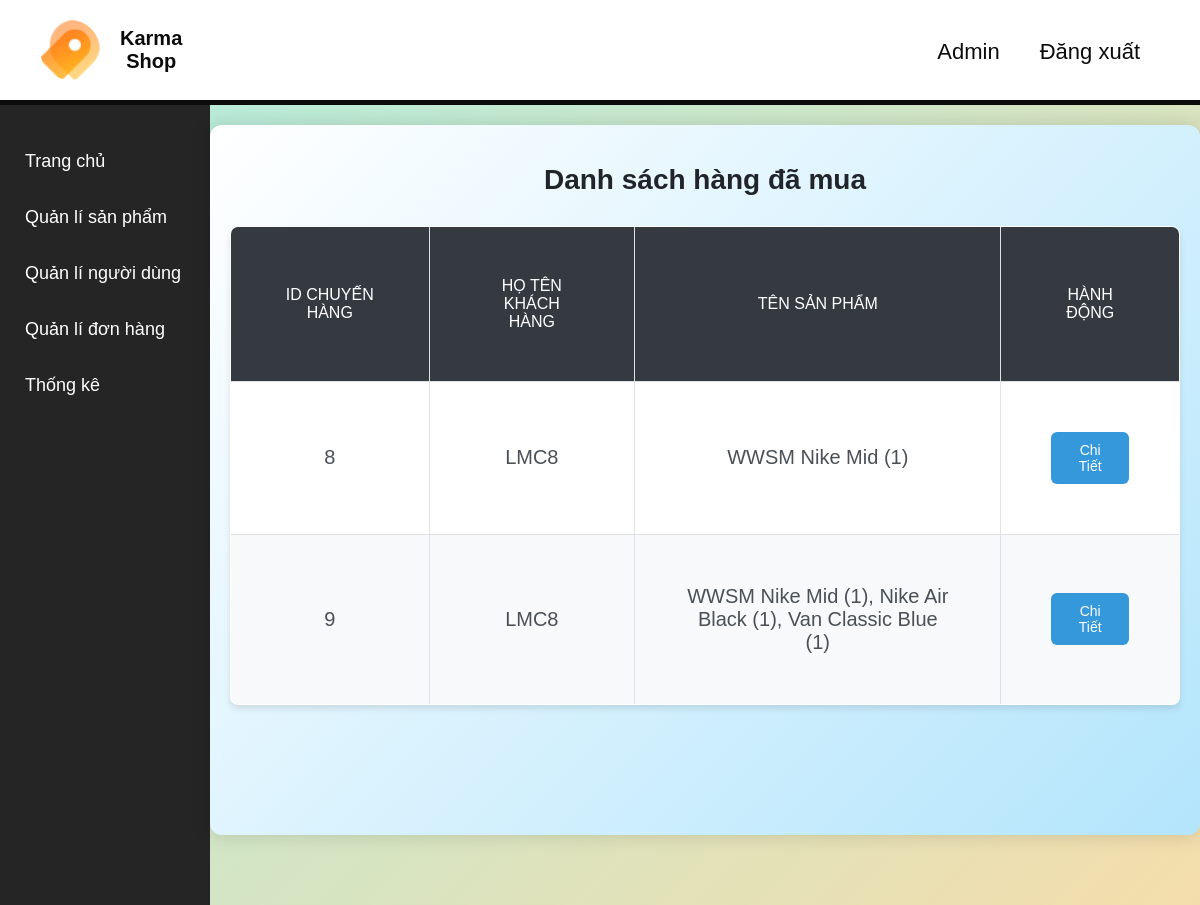
Screenshot of /thongkesanpham.php?idKH=18 (signed in) with the database file from the repository.
### tables this page shows
CREATE TABLE `donhang` (
  `iddonhang` int(11) NOT NULL,
  `idKH` int(11) NOT NULL,
  `ngaymua` date DEFAULT NULL,
  `tongtien` decimal(10,2) DEFAULT NULL CHECK (`tongtien` >= 0),
  `trangthai` varchar(50) DEFAULT 'Chưa xác nhận',
  `diachi` text DEFAULT NULL,
  `sdt` varchar(15) DEFAULT NULL,
  `ghichu` text DEFAULT NULL,
  `phuongthucthanhtoan` varchar(50) NOT NULL DEFAULT 'Chưa xác định',
  `ngaycapnhat` timestamp NOT NULL DEFAULT current_timestamp() ON UPDATE current_timestamp()
);

CREATE TABLE `kh` (
  `idKH` int(11) NOT NULL,
  `diachi` varchar(255) DEFAULT NULL,
  `sdt` varchar(15) DEFAULT NULL,
  `email` varchar(255) NOT NULL,
  `dob` date NOT NULL,
  `tenkh` varchar(255) NOT NULL,
  `password` varchar(255) NOT NULL,
  `ngaydangky` date DEFAULT NULL,
  `status` tinyint(1) DEFAULT 1
);

### thongkesanpham.php (the view, shortened to what this page needs)
<?php
$servername = "localhost";
$username = "root";
$password = "";
$dbname = "test";
$conn = new mysqli($servername, $username, $password, $dbname);
$conn->set_charset("utf8");
$idKH = isset($_GET['idKH']) ? intval($_GET['idKH']) : 0;
$sql = "SELECT
    dh.iddonhang AS id_chuyen_hang,
    kh.tenkh AS ho_ten_khach_hang,
    GROUP_CONCAT(CONCAT(sp.tensp, ' (', ctdh.soluong, ')') SEPARATOR ', ') AS danh_sach_san_pham
FROM donhang dh
JOIN kh ON dh.idKH = kh.idKH
JOIN ctdonhang ctdh ON dh.iddonhang = ctdh.iddonhang
JOIN sp ON ctdh.idsp = sp.idsp
WHERE kh.idKH = $idKH
GROUP BY dh.iddonhang, kh.tenkh";
$result = $conn->query($sql);
?>
<!DOCTYPE html>
<html lang="vi">
<head>
</head>
<body>
<?php include 'header-admin.php'?>
<div class="admin-container">
    <?php include 'sidebar.php'; ?>
    <div class="dashboard-container">
        <header class="main-header">
            <h1>Danh sách hàng đã mua </h1>
        </header>
        <div class="container">
            <table>
                <thead>
                <tr>
                    <th>ID Chuyến Hàng</th>
                    <th>Họ Tên Khách Hàng</th>
                    <th>Tên Sản Phẩm</th>
                    <th>Hành Động</th>
                </tr>
                </thead>
                <tbody>
                <?php
                if ($result->num_rows > 0) {
                    while ($row = $result->fetch_assoc()) {
                        echo "<tr>
        <td>" . $row["id_chuyen_hang"] . "</td>
        <td>" . $row["ho_ten_khach_hang"] . "</td>
        <td>" . $row["danh_sach_san_pham"] . "</td>
        <td><a href='chitietgiaodich.php?iddonhang=" . $row["id_chuyen_hang"] . "' class='details-button'>Chi Tiết</a></td>
    </tr>";
                    }
                } else {
                    echo "<tr><td colspan='5'>Không có dữ liệu</td></tr>";
                }
                ?>
                </tbody>
            </table>
        </div>
    </div>
</div>
</body>
</html>

### thongkesanpham.php (style rules this page uses)
.admin-container { display: flex; min-height: 100vh; }
.dashboard-container { flex: 1; padding: 20px; background-color: #ffffff; border-radius: 8px; margin: 15px; box-shadow: 0 4px 8px rgba(0, 0, 0, 0.1); }
.dashboard-container h1 { text-align: center; font-size: 28px; margin-bottom: 30px; color: #212529; font-weight: 600; }
body { font-family: 'Poppins', sans-serif; background: linear-gradient(135deg, #afefe1, #f4ddab); margin: 0; padding: 0; color: #333; }
.dashboard-container { width: 80%; margin: 20px auto; padding: 20px; background: linear-gradient(135deg, #ffffff, #b3e5fc); border-radius: 12px; box-shadow: 0 0 20px rgba(0, 0, 0, 0.15); padding-bottom: 50px; margin-bottom: 70px; }
table { width: 100%; border-collapse: collapse; margin-top: 20px; background: #fff; border-radius: 8px; overflow: hidden; box-shadow: 0 4px 6px rgba(0, 0, 0, 0.1); }
table, th, td { border: 1px solid #dee2e6; }
th, td { padding: 50px; text-align: center; }
th { background-color: #343a40; color: white; font-size: 16px; text-transform: uppercase; font-weight: 500; }
td { font-size: 20px; color: #495057; }
td .details-button { display: inline-block; padding: 10px 20px; background-color: #3498db; color: white; text-decoration: none; border-radius: 6px; font-size: 14px; text-align: center; transition: background-color 0.3s; }
tr:nth-child(even) td { background-color: #f8f9fa; }
h1 { text-align: center; }

### rows the page displays
donhang: iddonhang "8", idKH.tenkh "LMC8", danh_sach_san_pham "WWSM Nike Mid (1)"
donhang: iddonhang "9", idKH.tenkh "LMC8", danh_sach_san_pham "WWSM Nike Mid (1), Nike Air Black (1), Van Classic Blue (1)"
